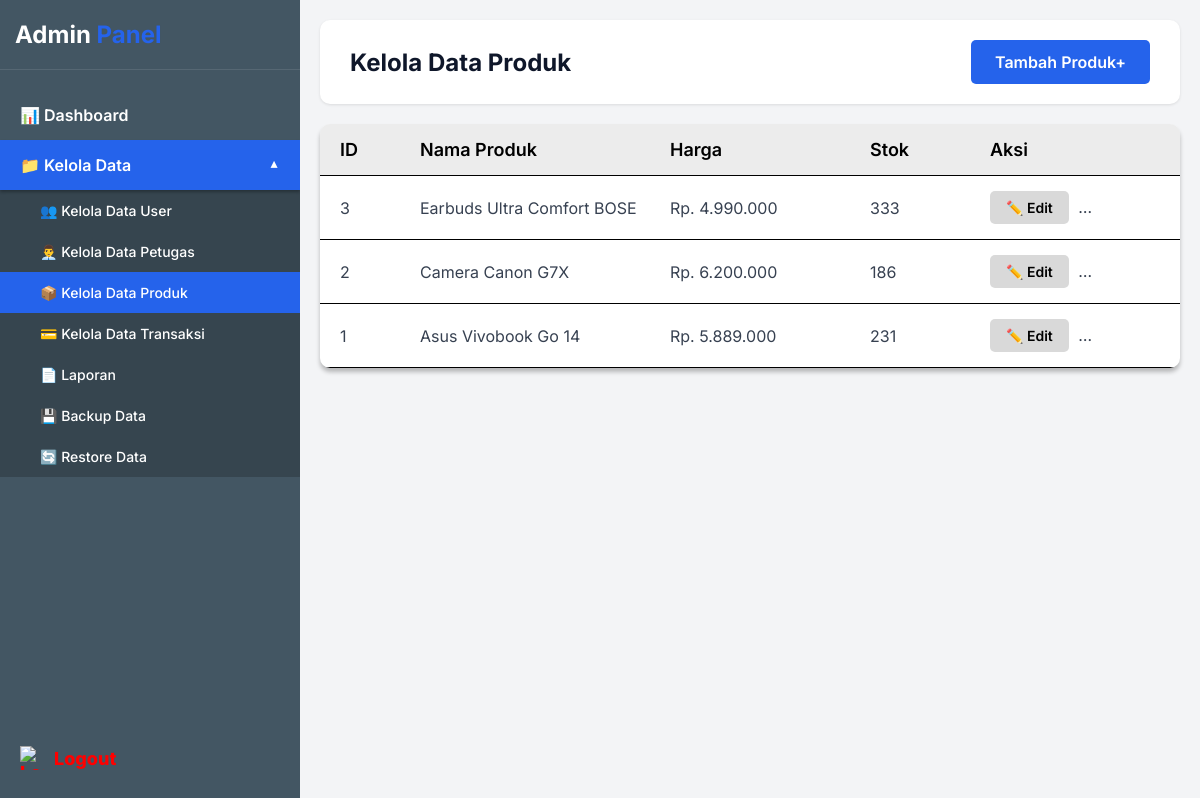
/admin/kelola_data_produk.php (signed in), run on an earlier commit of the app's database.
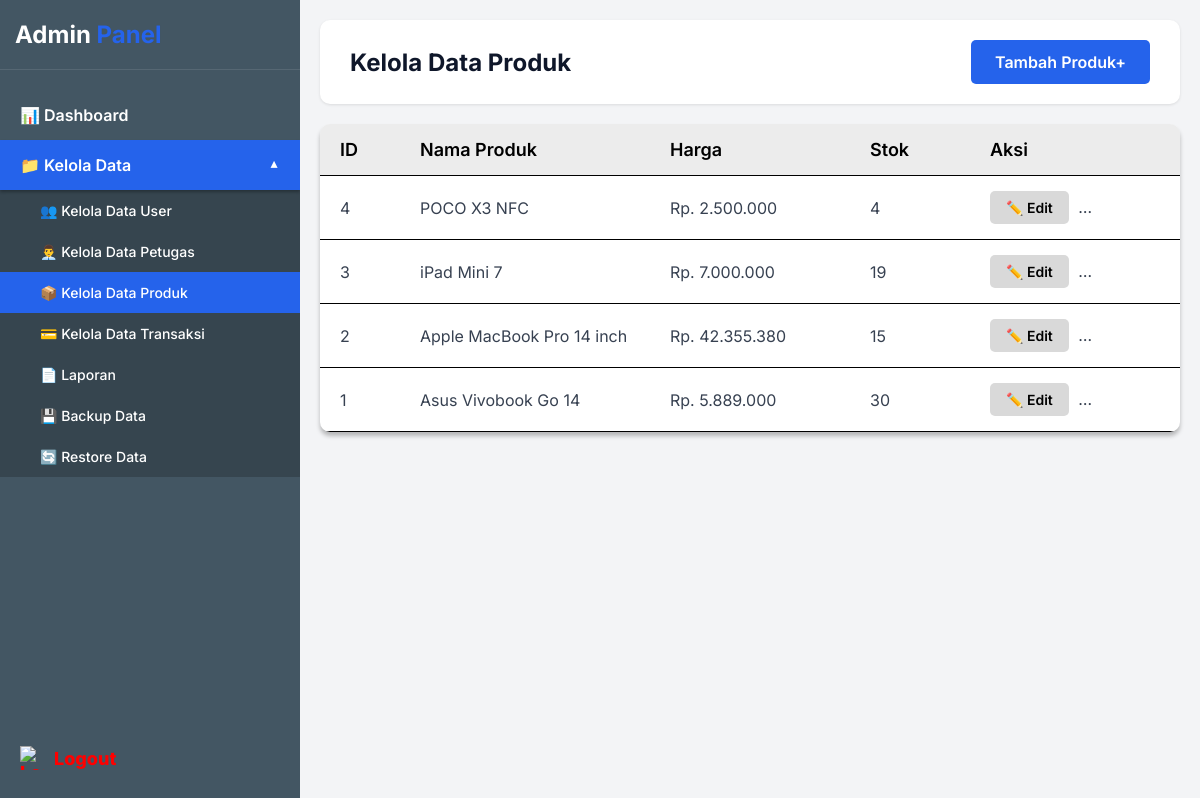
And on a later commit of the database.
### tables this page shows
CREATE TABLE `products` (
  `id` int(11) NOT NULL AUTO_INCREMENT,
  `nama_produk` varchar(255) NOT NULL,
  `harga` decimal(10,2) NOT NULL,
  `stok` int(11) NOT NULL,
  `deskripsi` text DEFAULT NULL,
  `gambar` varchar(255) DEFAULT 'default.jpg',
  `created_at` timestamp NOT NULL DEFAULT current_timestamp(),
  PRIMARY KEY (`id`)
);

### admin/kelola_data_produk.php (the view, shortened to what this page needs)
<?php
include '../config.php';
$query = mysqli_query($koneksi, "SELECT * FROM products ORDER BY id DESC");
?>
<!DOCTYPE html>
<html lang="en">
<head>
</head>
<body>
    <div class="sidebar">
        <div class="sidebar-header">
            <div class="sidebar-title">Admin <span>Panel</span></div>
        </div>
        <div class="sidebar-menu">
            <a href="dashboard.php" class="menu-item">📊 Dashboard</a>
            <div class="dropdown-toggle menu-item" onclick="toggleDropdown()">
                📁 Kelola Data
            </div>
            <div class="dropdown-menu" id="dropdownMenu">
                <a href="kelola_data_user.php" class="dropdown-item">👥 Kelola Data User</a>
                <a href="kelola_data_petugas.php" class="dropdown-item">👨‍💼 Kelola Data Petugas</a>
                <a href="kelola_data_produk.php" class="dropdown-item active">📦 Kelola Data Produk</a>
                <a href="kelola_data_transaksi.php" class="dropdown-item">💳 Kelola Data Transaksi</a>
                <a href="laporan.php" class="dropdown-item">📄 Laporan</a>
                <a href="backup_data.php" class="dropdown-item">💾 Backup Data</a>
                <a href="restore_data.php" class="dropdown-item">🔄 Restore Data</a>
            </div>
        </div>
        <a href="../auth/logout.php" class="logout-btn">
            <img src="https://codia-f2c.s3.us-west-1.amazonaws.com/image/2026-02-24/K1dr2pnb0J.png" alt="Logout">
        </a>
    </div>
    <div class="main-content">
        <div class="header">
            <div class="header-title">Kelola Data Produk</div>
            <a href="tambah_produk.php" class="btn-add">Tambah Produk+</a>
        </div>
        <div class="table-container">
            <div class="table-header">
                <div>ID</div>
                <div>Nama Produk</div>
                <div>Harga</div>
                <div>Stok</div>
                <div>Aksi</div>
            </div>
            <?php
            while($row = mysqli_fetch_assoc($query)):
            ?>
            <div class="table-row">
                <div class="table-cell"><?php echo $row['id']; ?></div>
                <div class="table-cell"><?php echo htmlspecialchars($row['nama_produk']); ?></div>
                <div class="table-cell">Rp. <?php echo number_format($row['harga'], 0, ',', '.'); ?></div>
                <div class="table-cell"><?php echo $row['stok']; ?></div>
                <div class="table-cell">
                    <a href="edit_produk.php?id=<?php echo $row['id']; ?>" class="btn-action">✏️ Edit</a>
                    <a href="?hapus=<?php echo $row['id']; ?>" class="btn-action btn-delete" onclick="return confirm('Yakin ingin menghapus produk ini?')">🗑️ Hapus</a>
                </div>
            </div>
            <?php endwhile; ?>
        </div>
    </div>
</body>
</html>

What changed in the data, as far as the page shows it:
added products: id "4", nama_produk "POCO X3 NFC", harga "2.500.000", stok "4"
changed products id 3: nama_produk "Earbuds Ultra Comfort BOSE" → "iPad Mini 7"; harga "4.990.000" → "7.000.000"; stok "333" → "19"
changed products id 2: nama_produk "Camera Canon G7X" → "Apple MacBook Pro 14 inch"; harga "6.200.000" → "42.355.380"; stok "186" → "15"
changed products "Asus Vivobook Go 14": stok "231" → "30"
